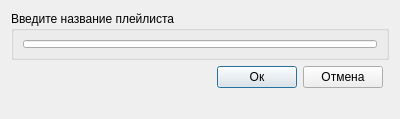
<?xml version="1.0" encoding="UTF-8"?>
<ui version="4.0">
 <class>Dialog</class>
 <widget class="QDialog" name="Dialog">
  <property name="geometry">
   <rect>
    <x>0</x>
    <y>0</y>
    <width>400</width>
    <height>119</height>
   </rect>
  </property>
  <property name="minimumSize">
   <size>
    <width>0</width>
    <height>119</height>
   </size>
  </property>
  <property name="maximumSize">
   <size>
    <width>1000</width>
    <height>200</height>
   </size>
  </property>
  <property name="windowTitle">
   <string>Dialog</string>
  </property>
  <layout class="QGridLayout" name="gridLayout">
   <item row="1" column="0">
    <spacer name="horizontalSpacer">
     <property name="orientation">
      <enum>Qt::Horizontal</enum>
     </property>
     <property name="sizeHint" stdset="0">
      <size>
       <width>40</width>
       <height>20</height>
      </size>
     </property>
    </spacer>
   </item>
   <item row="1" column="1">
    <widget class="QPushButton" name="OkBtn">
     <property name="text">
      <string>Ок</string>
     </property>
    </widget>
   </item>
   <item row="0" column="0" colspan="4">
    <widget class="QGroupBox" name="groupBox">
     <property name="sizePolicy">
      <sizepolicy hsizetype="Expanding" vsizetype="Fixed">
       <horstretch>0</horstretch>
       <verstretch>0</verstretch>
      </sizepolicy>
     </property>
     <property name="title">
      <string>Введите название плейлиста</string>
     </property>
     <layout class="QVBoxLayout" name="verticalLayout">
      <item>
       <widget class="QLineEdit" name="lineEdit">
        <property name="sizePolicy">
         <sizepolicy hsizetype="Expanding" vsizetype="Fixed">
          <horstretch>0</horstretch>
          <verstretch>0</verstretch>
         </sizepolicy>
        </property>
       </widget>
      </item>
     </layout>
    </widget>
   </item>
   <item row="1" column="2">
    <widget class="QPushButton" name="CancelBtn">
     <property name="text">
      <string>Отмена</string>
     </property>
    </widget>
   </item>
   <item row="2" column="0" colspan="3">
    <widget class="QLabel" name="label">
     <property name="sizePolicy">
      <sizepolicy hsizetype="Preferred" vsizetype="Fixed">
       <horstretch>0</horstretch>
       <verstretch>0</verstretch>
      </sizepolicy>
     </property>
     <property name="text">
      <string/>
     </property>
    </widget>
   </item>
  </layout>
 </widget>
 <resources/>
 <connections/>
</ui>
